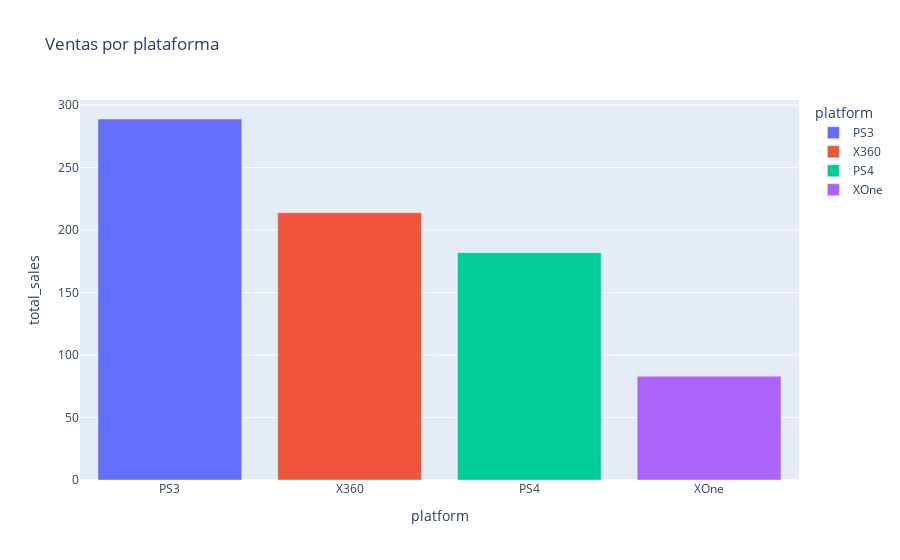

The notebook cell saved with this chart:
### Code cell
games_PS3=correlation_df[correlation_df['platform']=='PS3']['name'].values
same_games=correlation_df[(correlation_df['platform'].isin(popular_list))&(correlation_df['name'].isin(games_PS3))]
same_games_group=same_games.groupby('platform')['total_sales'].sum().reset_index().sort_values(by='total_sales',ascending=False)
fig=px.bar(same_games_group,x='platform',y='total_sales',title='Ventas por plataforma',color='platform')
fig.show()

### Figure 1 — Plotly figure (JSON) as saved in the notebook; plotly's stock layout.template omitted (floating-point values rounded to 4 significant figures)
{"data": [{"alignmentgroup": "True", "hovertemplate": "platform=%{x}<br>total_sales=%{y}<extra></extra>", "legendgroup": "PS3", "marker": {"color": "#636efa", "pattern": {"shape": ""}}, "name": "PS3", "offsetgroup": "PS3", "orientation": "v", "showlegend": true, "textposition": "auto", "type": "bar", "x": ["PS3"], "xaxis": "x", "y": [288.8], "yaxis": "y"}, {"alignmentgroup": "True", "hovertemplate": "platform=%{x}<br>total_sales=%{y}<extra></extra>", "legendgroup": "X360", "marker": {"color": "#EF553B", "pattern": {"shape": ""}}, "name": "X360", "offsetgroup": "X360", "orientation": "v", "showlegend": true, "textposition": "auto", "type": "bar", "x": ["X360"], "xaxis": "x", "y": [213.9], "yaxis": "y"}, {"alignmentgroup": "True", "hovertemplate": "platform=%{x}<br>total_sales=%{y}<extra></extra>", "legendgroup": "PS4", "marker": {"color": "#00cc96", "pattern": {"shape": ""}}, "name": "PS4", "offsetgroup": "PS4", "orientation": "v", "showlegend": true, "textposition": "auto", "type": "bar", "x": ["PS4"], "xaxis": "x", "y": [181.9], "yaxis": "y"}, {"alignmentgroup": "True", "hovertemplate": "platform=%{x}<br>total_sales=%{y}<extra></extra>", "legendgroup": "XOne", "marker": {"color": "#ab63fa", "pattern": {"shape": ""}}, "name": "XOne", "offsetgroup": "XOne", "orientation": "v", "showlegend": true, "textposition": "auto", "type": "bar", "x": ["XOne"], "xaxis": "x", "y": [82.98], "yaxis": "y"}], "layout": {"barmode": "relative", "legend": {"title": {"text": "platform"}, "tracegroupgap": 0}, "title": {"text": "Ventas por plataforma"}, "xaxis": {"anchor": "y", "categoryarray": ["PS3", "X360", "PS4", "XOne"], "categoryorder": "array", "domain": [0, 1], "title": {"text": "platform"}}, "yaxis": {"anchor": "x", "domain": [0, 1], "title": {"text": "total_sales"}}}}
